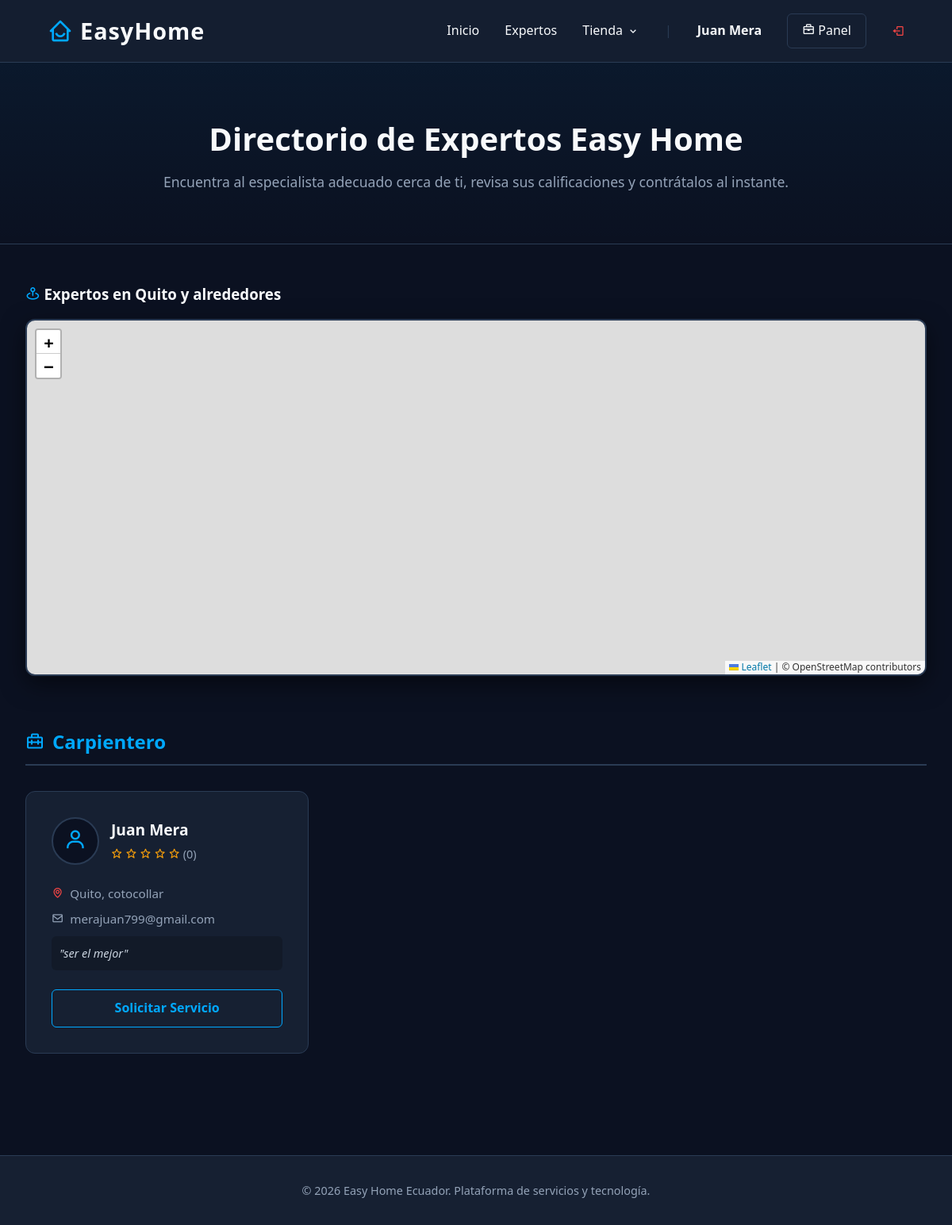
Page /expertos (signed in) on the committed database.
### app.py (models this page shows)
class Profesional(db.Model):
    id = db.Column(db.Integer, primary_key=True)
    nombre = db.Column(db.String(100), nullable=False)
    correo = db.Column(db.String(100), unique=True, nullable=False)
    password = db.Column(db.String(100), nullable=False)
    profesion = db.Column(db.String(100), nullable=False)
    ubicacion = db.Column(db.String(100), nullable=False)
    proposito = db.Column(db.Text, nullable=False)
    latitud = db.Column(db.Float, nullable=True)
    longitud = db.Column(db.Float, nullable=True)
    solicitudes = db.relationship('Solicitud', backref='experto', lazy=True)
    resenias = db.relationship('Resenia', backref='experto', lazy=True)
    def promedio_estrellas(self):
        if not self.resenias:
            return 0
        total = sum(r.estrellas for r in self.resenias)
        return round(total / len(self.resenias), 1)

### app.py (the view)
@app.route('/expertos')
def expertos():
    categorias_db = db.session.query(Profesional.profesion).distinct().all()
    lista_categorias = [c[0] for c in categorias_db]
    todos_los_expertos = Profesional.query.all()
    return render_template('expertos.html', categorias=lista_categorias, expertos=todos_los_expertos)

### templates/expertos.html (shortened to what this page needs)
{% extends "base.html" %}
{% block content %}
<link rel="stylesheet" href="https://unpkg.com/leaflet@1.9.4/dist/leaflet.css" />
<div class="header-expertos">
    <h2>Directorio de Expertos Easy Home</h2>
    <p>Encuentra al especialista adecuado cerca de ti, revisa sus calificaciones y contrátalos al instante.</p>
</div>
<div class="mapa-seccion">
    <h3 style="color: var(--texto-claro); margin-bottom: 1rem;"><i class='bx bx-map-pin' style="color: var(--acento);"></i> Expertos en Quito y alrededores</h3>
    <div id="mapa-interactivo"></div>
</div>
{% for categoria in categorias %}
<div class="categoria-contenedor">
    <h3 class="categoria-titulo"><i class='bx bx-briefcase-alt-2'></i> {{ categoria }}</h3>
    <div class="grid-expertos">
        {% for experto in expertos %}
            {% if experto.profesion == categoria %}
            <div class="tarjeta-experto">
                <div class="experto-header">
                    <div class="avatar"><i class='bx bx-user'></i></div>
                    <div class="experto-info">
                        <h3>{{ experto.nombre }}</h3>
                        <div class="estrellas">
                            {% for i in range(5) %}
                                {% if i < experto.promedio_estrellas()|int %}
                                    <i class='bx bxs-star'></i>
                                {% else %}
                                    <i class='bx bx-star'></i>
                                {% endif %}
                            {% endfor %}
                            <span style="color: var(--texto-mutado);">({{ experto.resenias|length }})</span>
                        </div>
                    </div>
                </div>
                <div class="experto-detalles">
                    <p><i class='bx bx-map' style="color: #ef4444;"></i> {{ experto.ubicacion }}</p>
                    <p><i class='bx bx-envelope'></i> {{ experto.correo }}</p>
                    <div class="experto-proposito">"{{ experto.proposito }}"</div>
                </div>
                <a href="{{ url_for('contactar_experto', experto_id=experto.id) }}" class="btn-solicitar">
                    Solicitar Servicio
                </a>
            </div>
            {% endif %}
        {% endfor %}
    </div>
</div>
{% endfor %}
{% endblock %}

### templates/base.html (shortened to what this page needs)
<!DOCTYPE html>
<html lang="es">
<head>
    <link href='https://unpkg.com/boxicons@2.1.4/css/boxicons.min.css' rel='stylesheet'>
</head>
<body>
    <nav class="navbar">
        <a href="{{ url_for('index') }}" class="nav-logo">
            <i class='bx bx-home-smile'></i> EasyHome
        </a>
        <div class="nav-links">
            <a href="{{ url_for('index') }}">Inicio</a>
            <a href="{{ url_for('expertos') }}">Expertos</a>
            <div class="dropdown">
                <a href="#" style="display: flex; align-items: center; gap: 5px;">Tienda <i class='bx bx-chevron-down'></i></a>
            </div>
            {% if session.get('usuario_id') %}
                <span style="color: var(--borde);">|</span>
                <span style="font-weight: bold; color: var(--texto-claro);">{{ session.get('nombre_usuario') }}</span>
                {% if session.get('rol') == 'experto' %}
                    <a href="{{ url_for('dashboard_colaborador') }}" class="btn-nav btn-outline"><i class='bx bx-briefcase'></i> Panel</a>
                {% endif %}
                <a href="{{ url_for('logout') }}" class="nav-links" style="color: #ef4444;"><i class='bx bx-log-out'></i></a>
            {% else %}
                <span style="color: var(--borde);">|</span>
                <a href="{{ url_for('registro_cliente') }}" class="btn-nav btn-outline">Registro</a>
                <a href="{{ url_for('login') }}" class="btn-nav btn-fill">Entrar</a>
            {% endif %}
        </div>
    </nav>
    <main>
        {% block content %}{% endblock %}
    </main>
    <footer>
        <p>&copy; 2026 Easy Home Ecuador. Plataforma de servicios y tecnología.</p>
    </footer>
</body>
</html>

### templates/base.html (style rules this page uses)
:root { --bg-principal: #0b1121; --bg-secundario: #162032; --acento: #00a8ff; --acento-hover: #008ecc; --texto-claro: #f8fafc; --texto-mutado: #94a3b8; --borde: #2a3b54; }
* { margin: 0; padding: 0; box-sizing: border-box; font-family: 'Segoe UI', Tahoma, Geneva, Verdana, sans-serif; }
body { background-color: var(--bg-principal); color: var(--texto-claro); line-height: 1.6; display: flex; flex-direction: column; min-height: 100vh; }
.navbar { background-color: rgba(22, 32, 50, 0.95); backdrop-filter: blur(10px); padding: 1rem 5%; display: flex; justify-content: space-between; align-items: center; border-bottom: 1px solid var(--borde); position: sticky; top: 0; z-index: 1000; }
.nav-logo { font-size: 1.8rem; font-weight: bold; color: var(--texto-claro); text-decoration: none; display: flex; align-items: center; gap: 8px; letter-spacing: 1px; }
.nav-logo i { color: var(--acento); font-size: 2rem; }
.nav-links { display: flex; gap: 2rem; align-items: center; }
.nav-links a { color: var(--texto-claro); text-decoration: none; font-weight: 500; transition: 0.3s; }
.dropdown { position: relative; display: inline-block; }
.btn-nav { padding: 8px 18px; border-radius: 6px; font-weight: bold; transition: 0.3s; }
.btn-outline { border: 1px solid var(--borde); color: var(--texto-claro); }
main { flex: 1; }
footer { background-color: var(--bg-secundario); text-align: center; padding: 2rem; border-top: 1px solid var(--borde); margin-top: 4rem; }
footer p { color: var(--texto-mutado); font-size: 0.9rem; }

### templates/expertos.html (style rules this page uses)
.header-expertos { text-align: center; padding: 4rem 2rem; background: linear-gradient(180deg, rgba(0, 168, 255, 0.05) 0%, transparent 100%); border-bottom: 1px solid var(--borde); margin-bottom: 3rem; }
.header-expertos h2 { font-size: 2.5rem; color: var(--texto-claro); margin-bottom: 0.5rem; }
.header-expertos p { color: var(--texto-mutado); font-size: 1.1rem; }
.mapa-seccion { max-width: 1200px; margin: 0 auto 4rem auto; padding: 0 2rem; }
#mapa-interactivo { height: 450px; width: 100%; border-radius: 12px; border: 2px solid var(--borde); z-index: 1; box-shadow: 0 10px 30px rgba(0,0,0,0.5); }
.categoria-contenedor { margin: 0 auto 4rem auto; max-width: 1200px; padding: 0 2rem; }
.categoria-titulo { font-size: 1.5rem; color: var(--acento); border-bottom: 2px solid var(--borde); padding-bottom: 0.5rem; margin-bottom: 2rem; display: flex; align-items: center; gap: 10px; }
.grid-expertos { display: grid; grid-template-columns: repeat(auto-fill, minmax(300px, 1fr)); gap: 2rem; }
.tarjeta-experto { background-color: var(--bg-secundario); border: 1px solid var(--borde); border-radius: 12px; padding: 2rem; transition: 0.3s; display: flex; flex-direction: column; }
.experto-header { display: flex; align-items: center; gap: 15px; margin-bottom: 1.5rem; }
.avatar { width: 60px; height: 60px; background-color: var(--bg-principal); border-radius: 50%; display: flex; justify-content: center; align-items: center; font-size: 1.8rem; color: var(--acento); border: 2px solid var(--borde); }
.experto-info h3 { color: var(--texto-claro); font-size: 1.2rem; }
.estrellas { color: #f59e0b; font-size: 0.9rem; margin-top: 3px; }
.experto-detalles { margin-bottom: 1.5rem; flex-grow: 1; }
.experto-detalles p { color: var(--texto-mutado); font-size: 0.95rem; margin-bottom: 8px; display: flex; align-items: center; gap: 8px; }
.experto-proposito { font-style: italic; background-color: rgba(0,0,0,0.2); padding: 10px; border-radius: 6px; margin-top: 10px; font-size: 0.9rem; color: #cbd5e1; }
.btn-solicitar { background-color: transparent; color: var(--acento); border: 1px solid var(--acento); padding: 10px; text-align: center; border-radius: 6px; text-decoration: none; font-weight: bold; transition: 0.3s; width: 100%; display: inline-block; }

### rows in the picture
Profesional: get "Juan Mera", nombre "Juan Mera", resenias|length "0", ubicacion "Quito, cotocollar", correo "merajuan799@gmail.com", proposito "ser el mejor"

### other values in the picture
{{ categoria }} "Carpientero"
